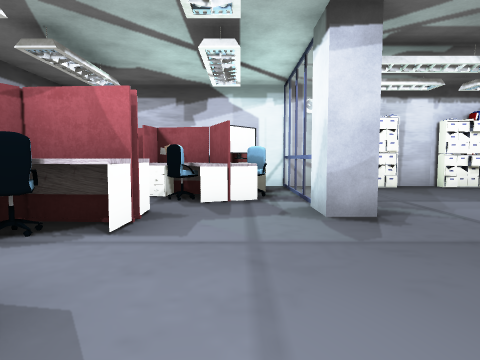
View 1 (above)

23 first-person views from a walk through a Unity game level. The camera is 1.4 m above the floor, tilts 4° down and sees 75° across. The floor is counted in squares, 2 m on a side. Each view is taken from the middle of a square. On the plan, view 1 faces up. The plan holds only what a view shows up to about 10 squares ahead; the rest is blank. The place goes on beyond the plan. The player character is not drawn. Some animated figures are not drawn. Some surface patterns are stand-ins.

View 2
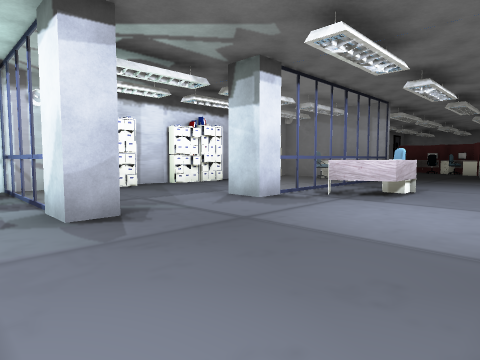

View 3
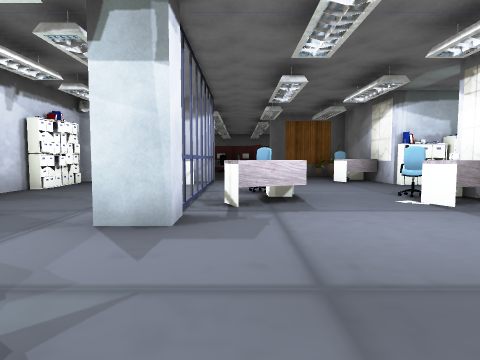

View 4
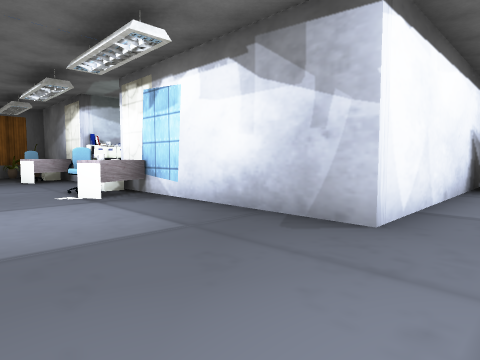

View 5
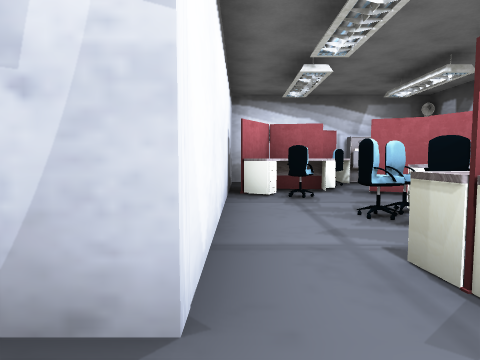

View 6
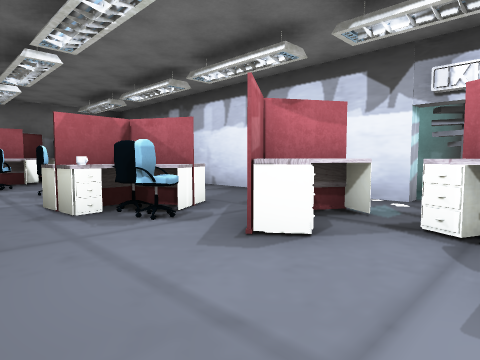

View 7
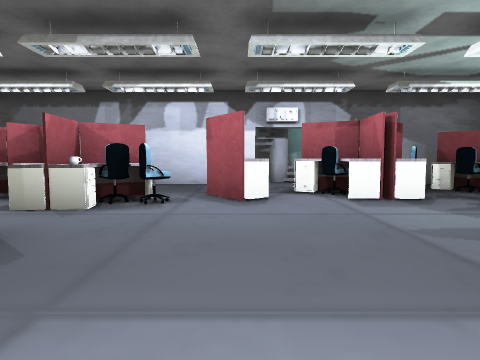

View 8
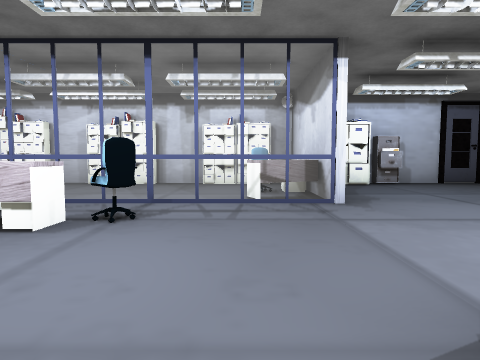

View 9
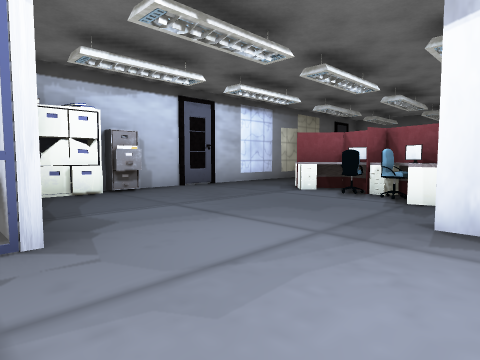

View 10
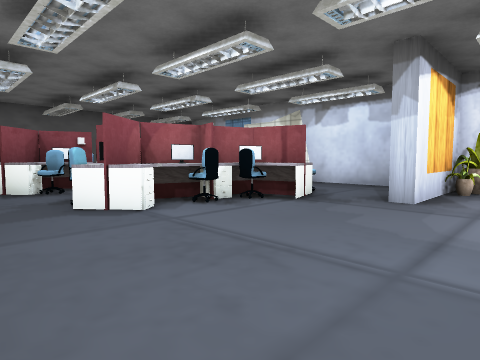

View 11
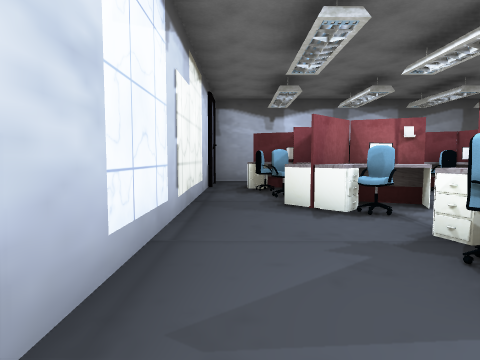

View 12
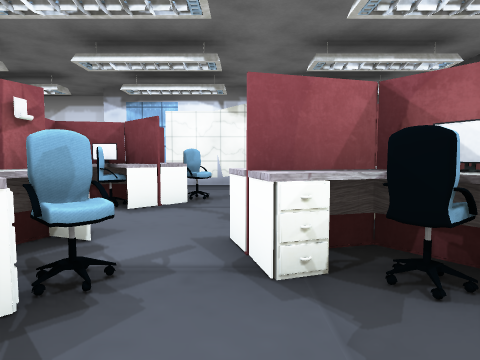

View 13
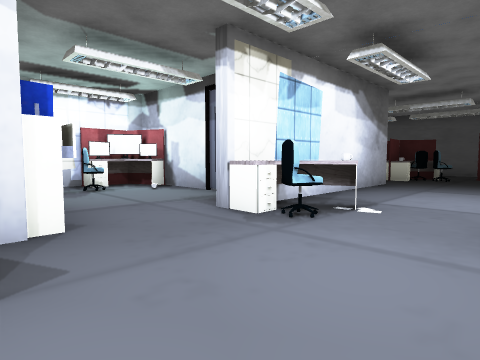

View 14
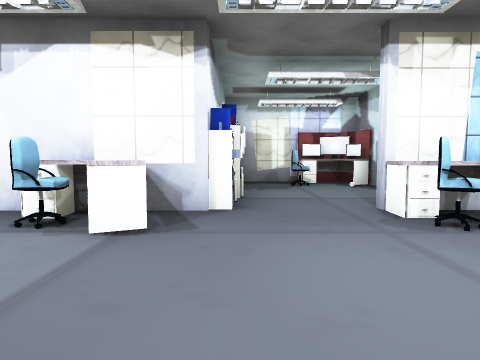

View 15
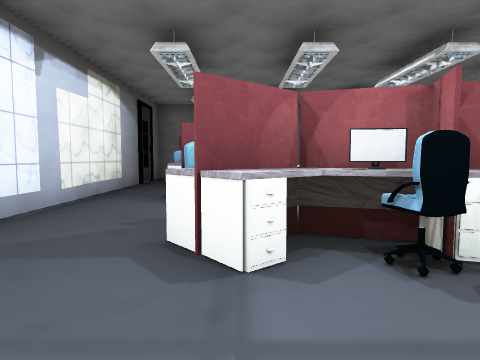

View 16
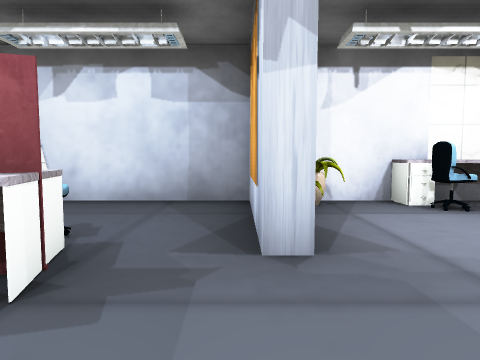

View 17
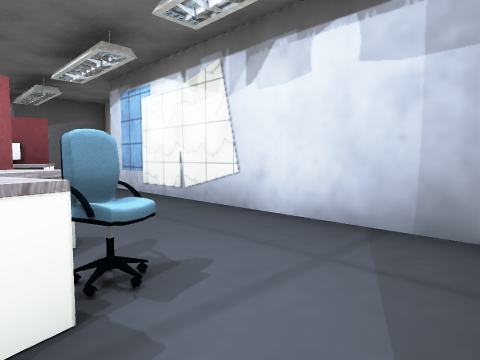

View 18
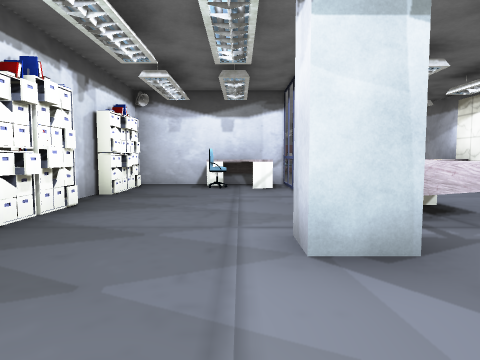

View 19
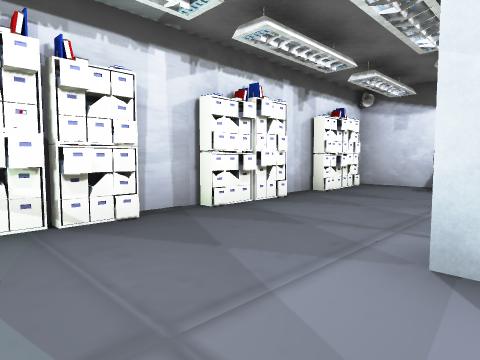

View 20
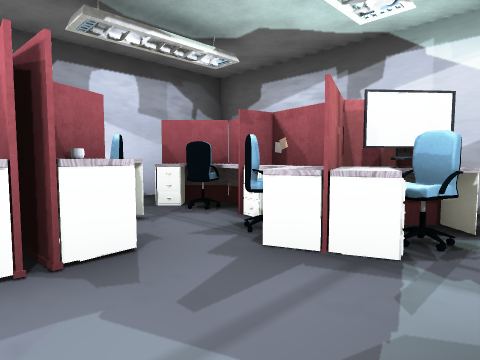

View 21
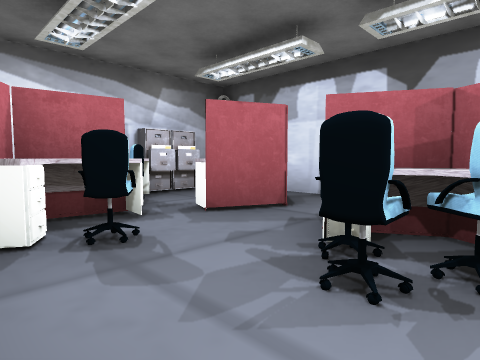

View 22
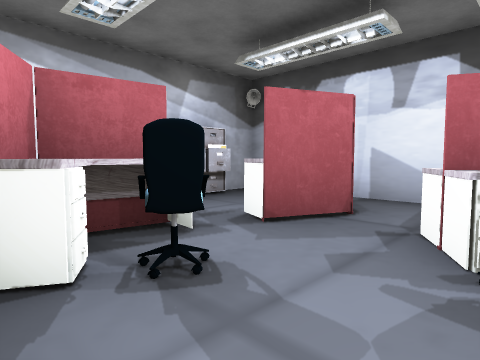

View 23
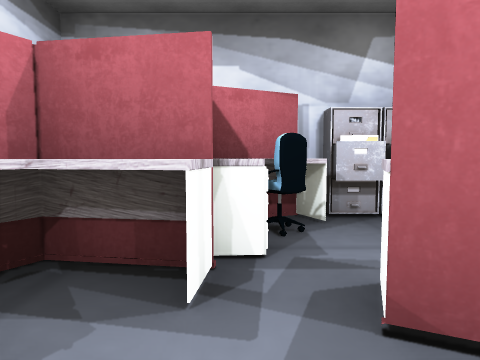

### Floor plan
Key: @ floor where view 1 was taken; # wall or solid block; x gap in a wall; . floor; = window, fence, low wall or low ledge; ^ raised ledge; C cabinet; M monitor; H chair; E desk; P plant; O other object.
Columns run from 5 left of view 1 to 25 right of it. Each row starts with its distance up from view 1.
  8      ##CC#CC#CC##C#############
  7   ^  ^=....C..C.C.C........x..#
  6 ##^HOM=.......H.#.......#^HH
  5 ####H^=........E#....^H^HO
  4   OH..#...#===###....H^x#^
  3    H.......E.H......HO^..H.O
  2   ##.......#E.......^^ .HH#^
  1 #####..............#.H#.HO
  0 # ..H@.....OH..EH.P#.....
 -1 #..^H......E#...E.P#...##..
 -2 #.. ^..#### ..C# ##########
 -3 #. ^H..#  #...C
 -4 #  ^H..#  #...C
 -5 #..x...#  #M.HC
 -6 #.##.H##   MM
 -7 #. #^^#     ###
 -8   ..H.#
 -9  #CC###

Where each view was taken, in squares from view 1:
view 1: 0 up, 0 right, facing up
view 2: 0 up, 0 right, facing up-right
view 3: 3 up, 1 right, facing right
view 4: 2 up, 0 right, facing down-right
view 5: 0 up, 1 right, facing down
view 6: 3 up, 1 right, facing down-left
view 7: 1 up, 4 right, facing left
view 8: 1 down, 9 right, facing up
view 9: 1 up, 10 right, facing up-right
view 10: 7 up, 12 right, facing down-right
view 11: 7 up, 15 right, facing right
view 12: 7 up, 18 right, facing down
view 13: 2 up, 10 right, facing down-left
view 14: 3 up, 9 right, facing down
view 15: 5 up, 14 right, facing right
view 16: 4 up, 14 right, facing down
view 17: 2 up, 14 right, facing down-right
view 18: 5 up, 2 right, facing right
view 19: 4 up, 2 right, facing up-right
view 20: 3 up, 1 right, facing up-left
view 21: 3 down, 1 right, facing down-left
view 22: 4 down, 1 right, facing down-left
view 23: 5 down, 1 left, facing down
